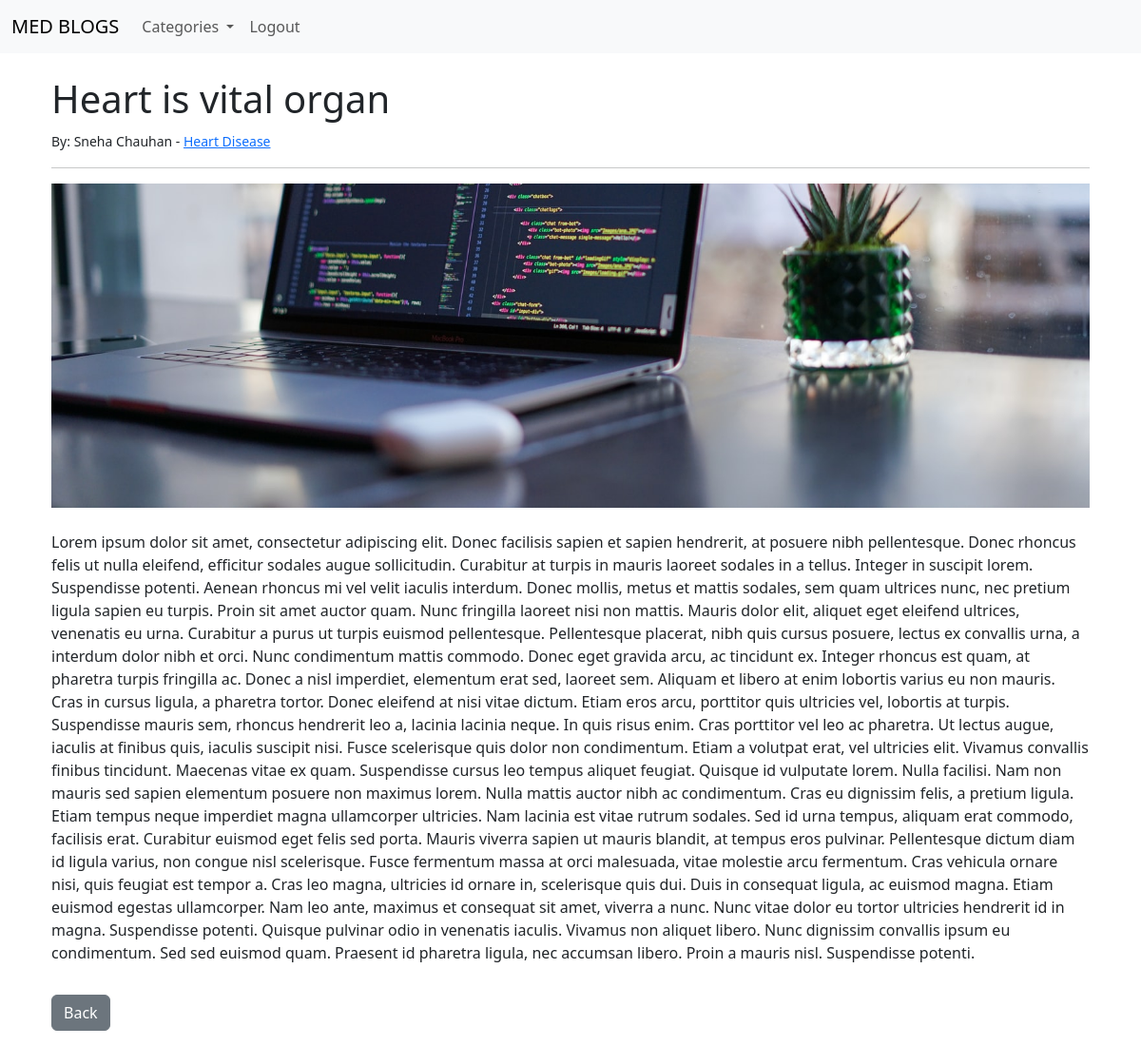
Page /article/13 (signed in) on the committed database.
### accounts/models.py (models this page shows, shortened)
class Post(models.Model):
    DRAFT = 'Draft'
    PUBLISHED = 'Published'
    STATUS_CHOICES = [
        (DRAFT, 'Draft'),
        (PUBLISHED, 'Published'),
    ]
    title = models.CharField(max_length=255)
    author = models.ForeignKey(settings.AUTH_USER_MODEL, on_delete=models.CASCADE)
    BlogImage = models.ImageField(upload_to='blog_pics/', default='default.jpg')
    category = models.CharField(max_length=255,default='select')
    summary = models.TextField(max_length=255,default='Add summary')
    content = models.TextField()
    status = models.CharField(max_length=10, choices=STATUS_CHOICES, default=DRAFT)
    created_at = models.DateTimeField(auto_now_add=True)
    updated_at = models.DateTimeField(auto_now_add=True)

class CustomUser(AbstractBaseUser):
    USER_TYPE_CHOICES = (
        ('Doctor', 'Doctor'),
        ('Patient', 'Patient'),
    )
    first_name = models.CharField(max_length=30)
    last_name = models.CharField(max_length=30)
    profile_picture = models.ImageField(upload_to='profile_pics/', default='default.jpg')
    username = models.CharField(max_length=30, unique=True)
    email = models.EmailField(unique=True)
    password = models.CharField(max_length=128)
    address_line1 = models.CharField(max_length=100, default='Unknown')
    city = models.CharField(max_length=50, default='Unknown')
    state = models.CharField(max_length=50, default='Unknown')
    pincode = models.CharField(max_length=10, default='Unknown')
    user_type = models.CharField(max_length=10, choices=[('Doctor', 'Doctor'), ('Patient', 'Patient')])
    objects = CustomUserManager()
    USERNAME_FIELD = 'email'
    REQUIRED_FIELDS = ['first_name', 'last_name', 'username']

### accounts/views.py (the view)
# urls.py: path('article/<int:pk>', articleDetailView.as_view(), name='article-detail'),
class articleDetailView(DetailView):
    model = Post
    template_name = 'article_detail.html'
    context_object_name = 'post'
    def get_context_data(self, **kwargs):
         cat_menu = Category.objects.all()
         context = super(articleDetailView,self).get_context_data(**kwargs)
         context["cat_menu"] = cat_menu
         return context

### accounts/models.py (called while the page is built)
    def __str__(self):
        return self.name

### templates/article_detail.html (shortened to what this page needs)
{% extends 'base.html' %}
{% block content %}
<div class="container">
    <h1>{{ post.title }}</h1>
    <small>By: {{ post.author.first_name }} {{ post.author.last_name }}
        - <a href="{% url 'category' post.category %}">{{ post.category }}</a></small>
    <hr>
    <div>
        <img src="{{ post.BlogImage.url }}" alt="{{ post.title }}" class="img-fluid">
    </div>
    <br/>
    <p>{{ post.content }}</p>
    <a href="{% if user.is_authenticated %}{% if user.user_type == 'Doctor' %}{% url 'doctor_dashboard' %}{% else %}{% url 'patient_dashboard' %}{% endif %}{% else %}{% url 'home' %}{% endif %}">
        <button class="btn btn-secondary my-3">Back</button>
    </a>
</div>
{% endblock %}

### rows in the picture
Post: title "Heart is vital organ", author.first_name "Sneha", author.last_name "Chauhan", category "Heart Disease", BlogImage (picture), content "Lorem ipsum dolor sit amet, consectetur adipiscing elit. Donec facilisis sapien et sapien hendrerit, at posuere nibh pellentesque. Donec rhoncus felis ut nulla eleifend, efficitur sodales augue sollicitudin. Curabitur at turpis in mauris laoreet sodales in a tellus. Integer in suscipit lorem. Suspendisse potenti. Aenean rhoncus mi vel velit iaculis interdum. Donec mollis, metus et mattis sodales, sem quam ultrices nunc, nec pretium ligula sapien eu turpis. Proin sit amet auctor quam. Nunc fringilla laoreet nisi non mattis. Mauris dolor elit, aliquet eget eleifend ultrices, venenatis eu urna. Curabitur a purus ut turpis euismod pellentesque. Pellentesque placerat, nibh quis cursus posuere,…"
